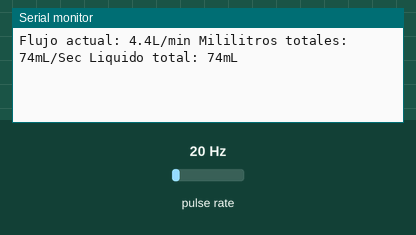
Recording of a sketch running on a simulated Arduino Uno, built with avr-gcc and run on an emulated ATmega328P. On the bench: the last lines printed to the serial monitor. Wiring (inferred from the names in the program): pulse sensor: data pin 2. The inputs (shaded band) are chosen by the test bench; at power-on: pulse rate 20 Hz.

Above: at 1.2 s.
1.3 s: pulse rate (sensor on pin 2) set to 4 Hz
At 2.6 s:
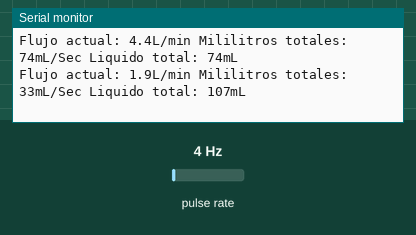
2.8 s: pulse rate (sensor on pin 2) set to 50 Hz
At 3.8 s:
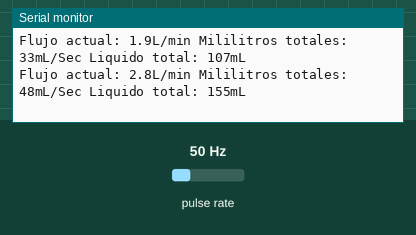
Timing chart, 0 to 5.8 s (numbered marks = the images above; inputs shaded):
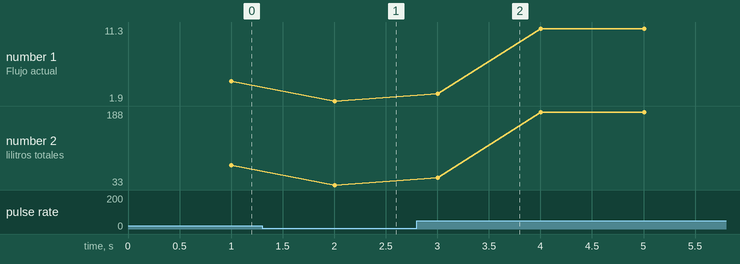

The sketch:

flujo.ino
```cpp
int sensorPin = 2;

float flujoInmediato;
unsigned int milimetros;
unsigned int milimetrosTotales;

float calibracion = 4.5;

volatile byte contador;

unsigned long tiempoAnterior;

void setup() {
  pinMode(sensorPin, INPUT);
  Serial.begin(9600);

  contador          = 0;
  flujoInmediato    = 0.0;
  milimetros        = 0;
  milimetrosTotales = 0;
  tiempoAnterior    = 0;

  attachInterrupt(0, contadorPulsos, RISING);
}

void loop() {
  if((millis() - tiempoAnterior) > 1000){

    detachInterrupt(0);

    flujoInmediato = ((1000.0 / (millis() - tiempoAnterior)) * contador) / calibracion;

    tiempoAnterior = millis();

    milimetros = (flujoInmediato / 60) * 1000;

    milimetrosTotales += milimetros;

    unsigned int frac;

    Serial.print("Flujo actual: ");
    Serial.print(int(flujoInmediato));
    Serial.print(".");
    frac = (flujoInmediato - int(flujoInmediato)) * 10;
    Serial.print(frac, DEC);
    Serial.print("L/min");
    Serial.print(" Mililitros totales: ");
    Serial.print(milimetros);
    Serial.print("mL/Sec");
    Serial.print(" Liquido total: ");
    Serial.print(milimetrosTotales);
    Serial.println("mL");

    contador = 0;

    attachInterrupt(0, contadorPulsos, FALLING);
  }
}

void contadorPulsos(){
  contador++;
}
```

Measured:
- after the input at 1.3 s, the serial monitor: prints a new line after 0.70 s (image 1)
- after the input at 2.8 s, the serial monitor: prints a new line after 0.20 s (image 2)
- plotted number 1: 4.4 → 1.9 after the input at 1.3 s, 1.9 → 11.3 after the input at 2.8 s
- plotted number 2: 74 → 33 after the input at 1.3 s, 33 → 188 after the input at 2.8 s
